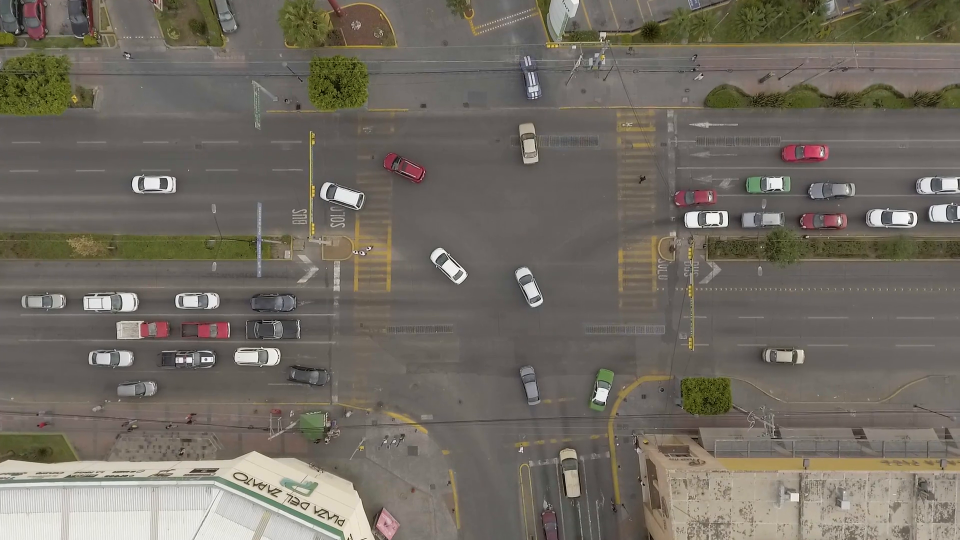
#> input picture frame 14 of opticalflow/sample3.mp4, 1920 x 1080 px, given in place of 04-06.wmv, which was not available (shown at 1/2 size)
$ python particlefilter.py
#> lines starting #> are read from the running program, lines starting #| are printed output that depends on the picture; pictures that were not available may be replaced by others from this repository, and a replacement may not be noted
import time
from dataclasses import dataclass
from typing import Iterable

import cv2
import numpy as np


@dataclass
class Particle():
    pos: Iterable  # (x,y) shape (2,)
    vel: Iterable  # (v_x,v_y) shape (2,)
    like: float
    weight: float
    keep: bool

    def __post_init__(self):
        self.pos = np.array(self.pos).reshape(2,)
        self.vel = np.array(self.vel).reshape(2,)

    def __eq__(self, other):
        if isinstance(other, self.__class__):
            return self.like == other.like
        else:
            kls = other.__class__.__name__
            raise NotImplementedError(
                f'comparison between {self.__class__.__name__} and {kls} is not supported')

    def __ne__(self, other):
        return not self.__eq__(other)

    def __lt__(self, other):
        if isinstance(other, self.__class__):
            return self.like < other.like
        else:
            kls = other.__class__.__name__
            raise NotImplementedError(
                f'comparison between {self.__class__.__name__} and {kls} is not supported')

    def __le__(self, other):
        return self.__lt__(other) or self.__eq__(other)

    def __gt__(self, other):
        return not self.__le__(other)

    def __ge__(self, other):
        return not self.__lt__(other)


def main():
    WIN_PF = 'main'
    RESIZE = (640, 360)

    seed = 0
    random_state = np.random.RandomState(seed)

    # 1step更新
    dt = 1

    cap = cv2.VideoCapture('04-06.wmv')
    cv2.namedWindow(WIN_PF, cv2.WINDOW_NORMAL)

    ret, img_src = cap.read()
#> img_src is the input picture: shape (1080, 1920, 3); mean B, G, R 98.2, 107.6, 113.5
    img_src = cv2.resize(img_src, RESIZE)
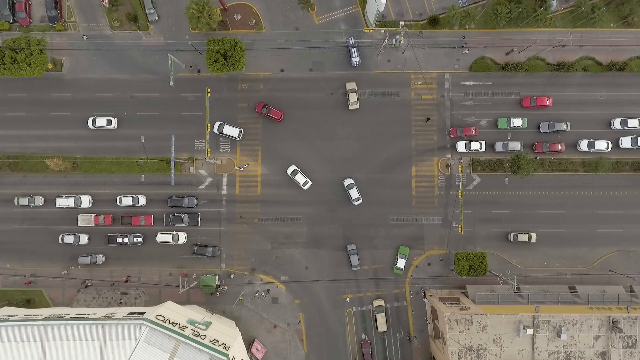
#> img_src: shape (360, 640, 3); mean B, G, R 98.2, 107.7, 113.5
    img_src_rows, img_src_cols = img_src.shape[0], img_src.shape[1]
#> img_src_rows = 360; img_src_cols = 640

    # パーティクル初期化 画面全体に一様分布
    # 初期尤度1.0 初期重み0.0
    num = 1000
    particle_list = []
    for i in range(num):
        pt = (
            random_state.randint(0, img_src_cols),
            random_state.randint(0, img_src_rows)
        )
        particle_list.append(
            Particle(pt, (0, 0), 1.0, 0.0, False)
        )

    while True:
        # 予測
        for i_paticle in particle_list:
            i_paticle.pos += i_paticle.vel * dt
#> after the loop, i_paticle.pos = [72, 75]

        ret, img_src = cap.read()
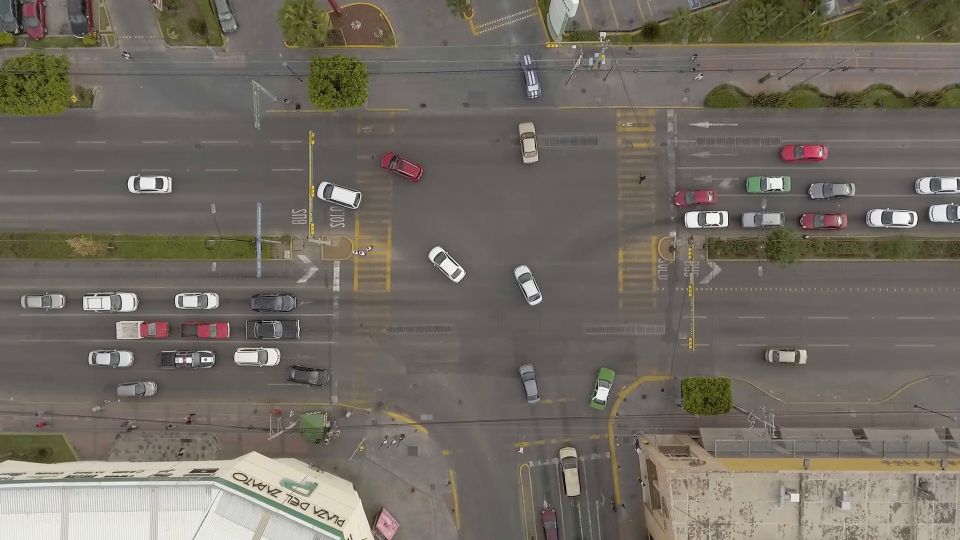
#> input picture frame 15 of opticalflow/sample3.mp4, 1920 x 1080 px, given in place of 04-06.wmv, which was not available (shown at 1/2 size)
#> img_src is the input picture: shape (1080, 1920, 3); mean B, G, R 98.4, 107.7, 113.6

        if not ret:
            break

        img_src = cv2.resize(img_src, RESIZE)
#> img_src: shape (360, 640, 3)

        img_hsv = cv2.cvtColor(img_src, cv2.COLOR_BGR2HSV)
#> img_hsv: shape (360, 640, 3); mean H, S, V 21.1, 37.8, 114
        vec_hsv = cv2.split(img_hsv)

        # 色相値、彩度値から尤度を計算、更新
        for i_paticle in particle_list:
            pos_x = i_paticle.pos[0]
            pos_y = i_paticle.pos[1]

            if 0 < pos_x < img_src_cols and 0 < pos_y < img_src_rows:
                # 尤度を計算
                h = vec_hsv[0][pos_y, pos_x]
                s = vec_hsv[1][pos_y, pos_x]
                len_h = abs(70 - h)
                len_s = abs(200 - s)
                like = (len_h / 180) * 0.8 + (len_s / 255) * 0.2
                i_paticle.like = 1 - like
            else:
                i_paticle.like = 0
#> this loop made 1000 passes
#> (h, s, len_h, len_s, like, i_paticle.like) on passes 1 to 12: (11, 20, 59, 180, 0.403, 0.597), (65, 51, 5, 149, 0.139, 0.861), (20, 114, 50, 86, 0.29, 0.71), (18, 31, 52, 169, 0.364, 0.636), (34, 137, 36, 63, 0.209, 0.791), (11, 20, 59, 180, 0.403, 0.597), (11, 25, 59, 175, 0.399, 0.601), (7, 44, 63, 156, 0.402, 0.598), (23, 41, 47, 159, 0.334, 0.666), (19, 48, 51, 152, 0.346, 0.654), (19, 40, 51, 160, 0.352, 0.648), (13, 31, 57, 169, 0.386, 0.614)
#> (h, s, len_h, len_s, like) on pass 73: (15, 29, 55, 171, 0.379)

        # 尤度の昇順にソート
        particle_list.sort()

        # 尤度の高いパーティクルを残し、尤度の低いパーティクルを消す
        thresh_like = 0.9
        # 少なくとも残すパーティクル数
        thresh_keep = len(particle_list) / 100

        for i, i_paticle in enumerate(particle_list):
            if i_paticle.like > thresh_like or i > len(particle_list) - thresh_keep:
                i_paticle.keep = True
            else:
                i_paticle.keep = False
        particle_list = [i_paticle for i_paticle in particle_list if i_paticle.keep]

        # 尤度の高いパーティクルの計数、尤度の合計
        like_sum = sum([i_paticle.like for i_paticle in particle_list])

        # 正規化した重みを計算
        for i_paticle in particle_list:
            i_paticle.weight = i_paticle.like / like_sum
#> this loop made 9 passes

        # リサンプリング
        particle_list_new = []
        for i_paticle in particle_list:
            num_new = int(i_paticle.weight * (num - len(particle_list)))
            for _ in range(num_new):
                r = random_state.normal(loc=0.0, scale=sum(img_src.shape)) * (1 - i_paticle.like)
                ang = random_state.uniform(-np.pi, np.pi)
                pt = np.round(
                    np.array([
                        r * np.cos(ang) + i_paticle.pos[0],
                        r * np.sin(ang) + i_paticle.pos[1]
                    ])
                ).astype(np.int64)
                particle_list_new.append(
                    Particle(pt, pt - i_paticle.pos, i_paticle.like, i_paticle.weight, False)
                )

        # パーティクル更新
        particle_list = particle_list + particle_list_new

        # パーティクル描画
        for i_paticle in particle_list:
            pos_x = i_paticle.pos[0]
            pos_y = i_paticle.pos[1]

            if 0 < pos_x < img_src_cols and 0 < pos_y < img_src_rows:
                img_src = cv2.circle(
                    img=img_src,
                    center=i_paticle.pos,
                    radius=2,
                    color=(0, 0, 255),
                    thickness=-1)
#> this loop made 997 passes
#> pass 1, in main, `img_src = cv2.circle( img=img_src, center=i_paticle.pos, radius=2, col..`:
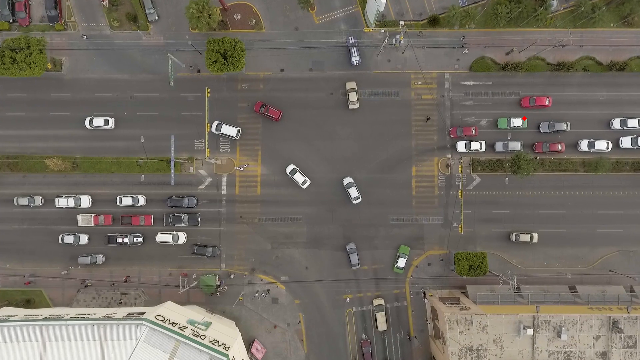
#> img_src: shape (360, 640, 3); mean B, G, R 98.4, 107.7, 113.6
#> after the loop:
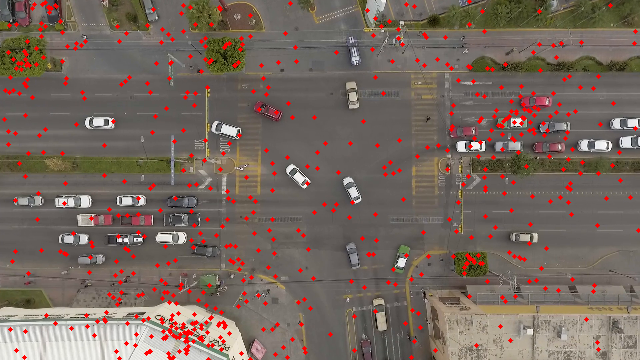
#> img_src: shape (360, 640, 3); mean B, G, R 94.9, 103.9, 118.3

        # 追加パーティクル描画
        for i_paticle in particle_list_new:
            img_src = cv2.circle(
                img=img_src,
                center=i_paticle.pos,
                radius=2,
                color=(255, 0, 0),
                thickness=-1)
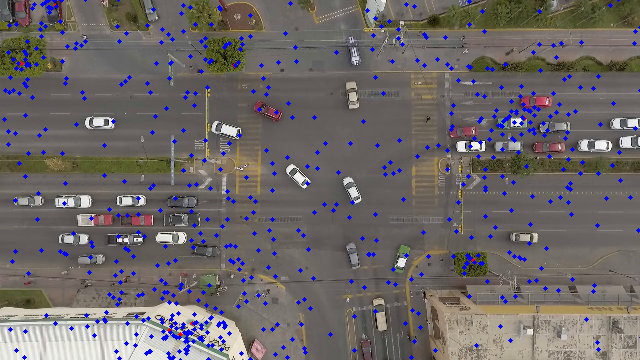
#> img_src: shape (360, 640, 3); mean B, G, R 103.6, 103.9, 109.7

        # パーティクルの重心
        center = np.round(
            sum([i_paticle.pos for i_paticle in particle_list]) / len(particle_list)
        ).astype('int')
        cv2.line(img_src,
                 (center[0], 0),
                 (center[0], img_src_rows),
                 (0, 255, 255),
                 3)
        cv2.line(img_src,
                 (0, center[1]),
                 (img_src_cols, center[1]),
                 (0, 255, 255),
                 3)
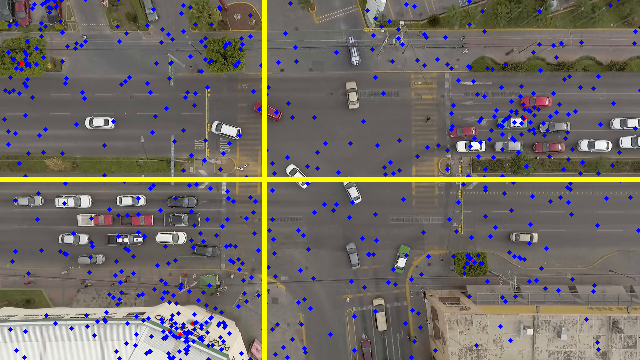
#> img_src: shape (360, 640, 3); mean B, G, R 101.4, 107.2, 112.8

        cv2.imshow(WIN_PF, img_src)

        if cv2.waitKey(1) == ord('q'):
#> (key q is pressed here)
            break

        # 描画のための遅延
        time.sleep(0.5)

    cap.release()
    cv2.destroyAllWindows()


if __name__ == '__main__':
    main()

$ run again, starting later in the video
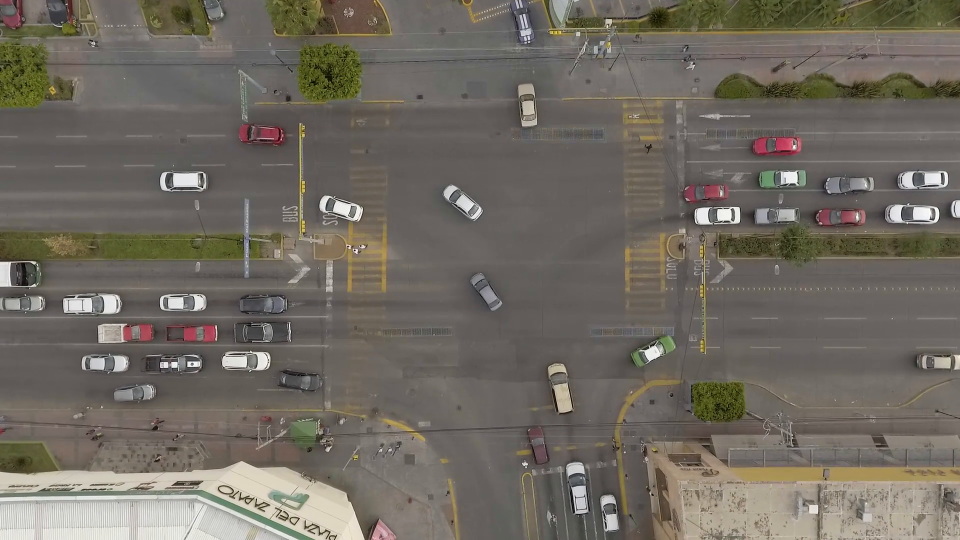
#> input picture frame 63 of opticalflow/sample3.mp4, 1920 x 1080 px, given in place of 04-06.wmv, which was not available (shown at 1/2 size)
#> in main, img_src is the input picture: shape (1080, 1920, 3); mean B, G, R 97.1, 106.3, 112.2
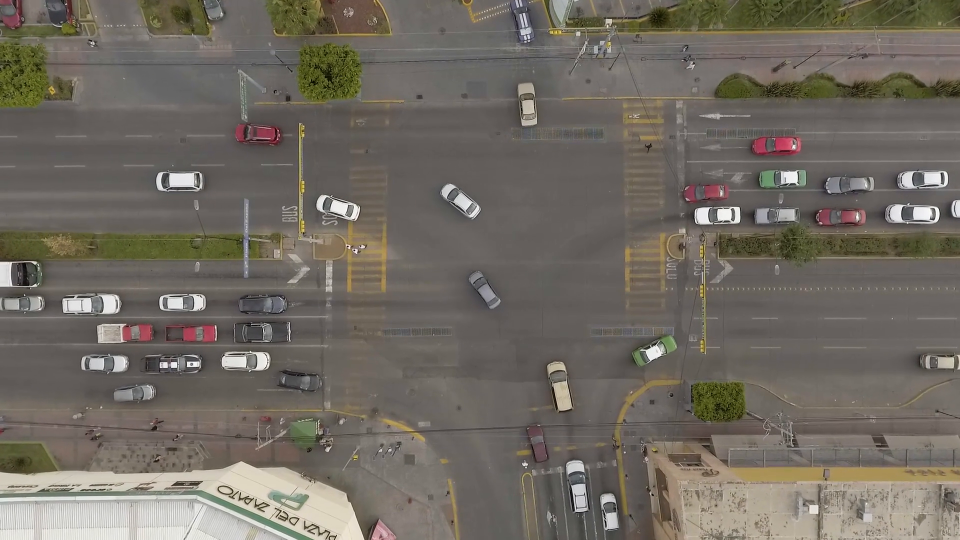
#> input picture frame 64 of opticalflow/sample3.mp4, 1920 x 1080 px, given in place of 04-06.wmv, which was not available (shown at 1/2 size)
#> in main, img_src is the input picture: shape (1080, 1920, 3); mean B, G, R 97.6, 106.5, 112.6
#> img_hsv: shape (360, 640, 3); mean H, S, V 21.7, 37.1, 113
#> the loop in main, `for i_paticle in particle_list:` made 1000 passes
#> (h, s, len_h, len_s, like, i_paticle.like) on passes 1 to 8: (0, 0, 70, 200, 0.468, 0.532), (23, 29, 47, 171, 0.343, 0.657), (15, 11, 55, 189, 0.393, 0.607), (18, 30, 52, 170, 0.364, 0.636), (15, 26, 55, 174, 0.381, 0.619), (30, 17, 40, 183, 0.321, 0.679), (11, 23, 59, 177, 0.401, 0.599), (2, 32, 68, 168, 0.434, 0.566)
#> the loop in main, `for i_paticle in particle_list:` made 9 passes
#> in main, `cv2.line(img_src, (0, center[1]), (img_src_cols, center[1]), (0, 255, ..`:
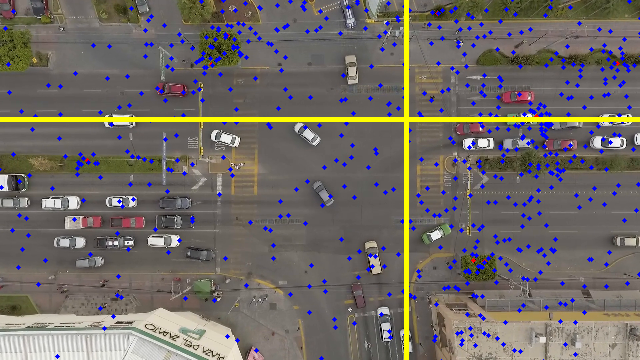
#> img_src: shape (360, 640, 3); mean B, G, R 101, 106.3, 112.1

$ run again, starting later in the video
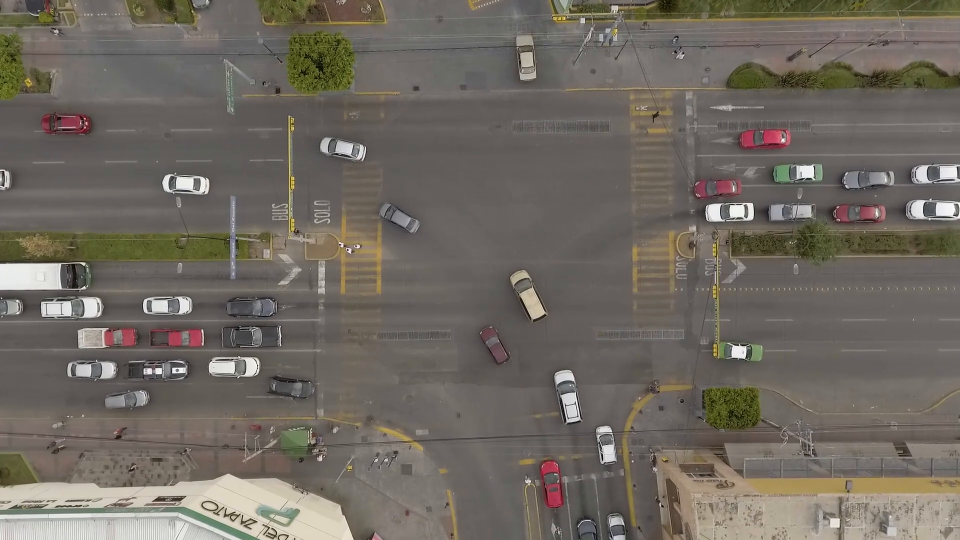
#> input picture frame 112 of opticalflow/sample3.mp4, 1920 x 1080 px, given in place of 04-06.wmv, which was not available (shown at 1/2 size)
#> in main, img_src is the input picture: shape (1080, 1920, 3); mean B, G, R 96.9, 105.4, 111.7
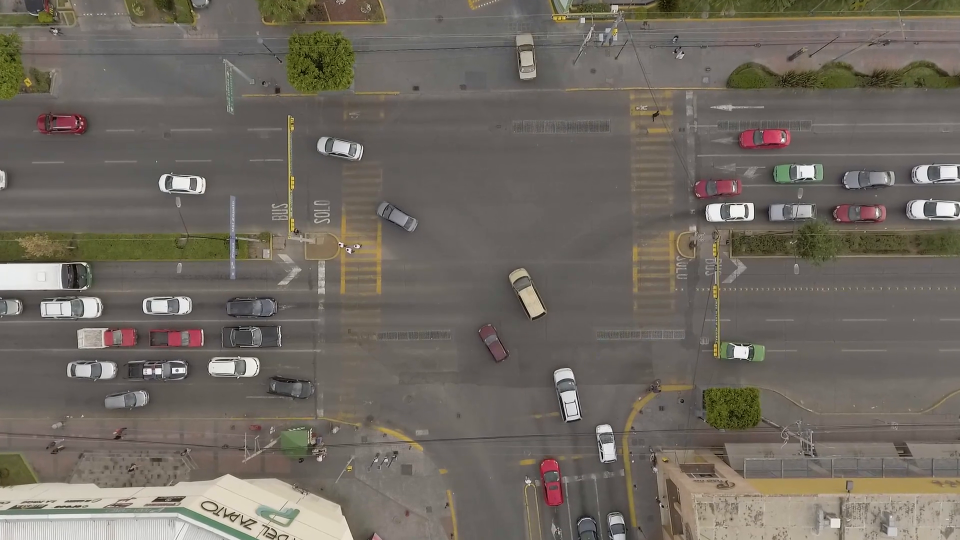
#> input picture frame 113 of opticalflow/sample3.mp4, 1920 x 1080 px, given in place of 04-06.wmv, which was not available (shown at 1/2 size)
#> in main, img_src is the input picture: shape (1080, 1920, 3); mean B, G, R 96.9, 105.4, 111.7
#> img_hsv: shape (360, 640, 3); mean H, S, V 21.4, 36.2, 112
#> the loop in main, `for i_paticle in particle_list:` made 1000 passes
#> (h, s, len_h, len_s, like, i_paticle.like) on passes 1 to 8: (146, 23, 76, 177, 0.477, 0.523), (17, 30, 53, 170, 0.369, 0.631), (165, 5, 95, 195, 0.575, 0.425), (18, 30, 52, 170, 0.364, 0.636), (11, 19, 59, 181, 0.404, 0.596), (11, 18, 59, 182, 0.405, 0.595), (11, 22, 59, 178, 0.402, 0.598), (11, 17, 59, 183, 0.406, 0.594)
#> the loop in main, `for i_paticle in particle_list:` made 9 passes
#> in main, `cv2.line(img_src, (0, center[1]), (img_src_cols, center[1]), (0, 255, ..`:
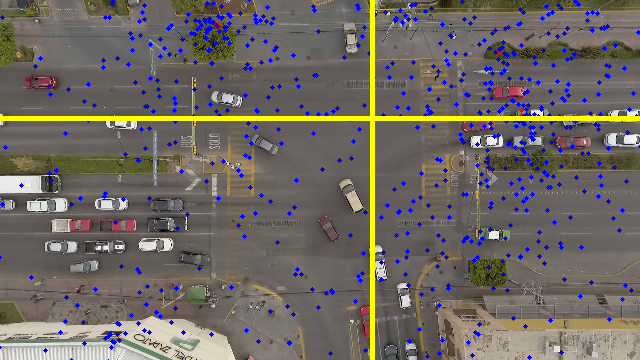
#> img_src: shape (360, 640, 3); mean B, G, R 100.4, 105.2, 111.2
